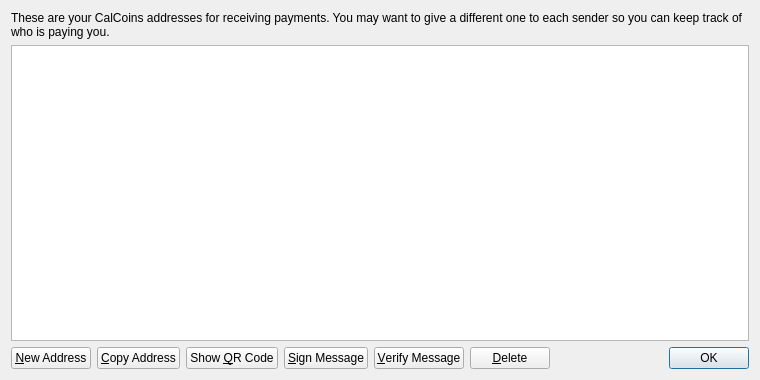
<?xml version="1.0" encoding="UTF-8"?>
<ui version="4.0">
 <class>AddressBookPage</class>
 <widget class="QWidget" name="AddressBookPage">
  <property name="geometry">
   <rect>
    <x>0</x>
    <y>0</y>
    <width>760</width>
    <height>380</height>
   </rect>
  </property>
  <property name="windowTitle">
   <string>Address Book</string>
  </property>
  <layout class="QVBoxLayout" name="verticalLayout">
   <item>
    <widget class="QLabel" name="labelExplanation">
     <property name="text">
      <string>These are your CalCoins addresses for receiving payments. You may want to give a different one to each sender so you can keep track of who is paying you.</string>
     </property>
     <property name="textFormat">
      <enum>Qt::PlainText</enum>
     </property>
     <property name="wordWrap">
      <bool>true</bool>
     </property>
    </widget>
   </item>
   <item>
    <widget class="QTableView" name="tableView">
     <property name="contextMenuPolicy">
      <enum>Qt::CustomContextMenu</enum>
     </property>
     <property name="toolTip">
      <string>Double-click to edit address or label</string>
     </property>
     <property name="tabKeyNavigation">
      <bool>false</bool>
     </property>
     <property name="alternatingRowColors">
      <bool>true</bool>
     </property>
     <property name="selectionMode">
      <enum>QAbstractItemView::SingleSelection</enum>
     </property>
     <property name="selectionBehavior">
      <enum>QAbstractItemView::SelectRows</enum>
     </property>
     <property name="sortingEnabled">
      <bool>true</bool>
     </property>
     <attribute name="verticalHeaderVisible">
      <bool>false</bool>
     </attribute>
    </widget>
   </item>
   <item>
    <layout class="QHBoxLayout" name="horizontalLayout">
     <item>
      <widget class="QPushButton" name="newAddressButton">
       <property name="toolTip">
        <string>Create a new address</string>
       </property>
       <property name="text">
        <string>&amp;New Address</string>
       </property>
       <property name="icon">
        <iconset resource="../bitcoin.qrc">
         <normaloff>:/icons/add</normaloff>:/icons/add</iconset>
       </property>
      </widget>
     </item>
     <item>
      <widget class="QPushButton" name="copyToClipboard">
       <property name="toolTip">
        <string>Copy the currently selected address to the system clipboard</string>
       </property>
       <property name="text">
        <string>&amp;Copy Address</string>
       </property>
       <property name="icon">
        <iconset resource="../bitcoin.qrc">
         <normaloff>:/icons/editcopy</normaloff>:/icons/editcopy</iconset>
       </property>
      </widget>
     </item>
     <item>
      <widget class="QPushButton" name="showQRCode">
       <property name="text">
        <string>Show &amp;QR Code</string>
       </property>
       <property name="icon">
        <iconset resource="../bitcoin.qrc">
         <normaloff>:/icons/qrcode</normaloff>:/icons/qrcode</iconset>
       </property>
      </widget>
     </item>
     <item>
      <widget class="QPushButton" name="signMessage">
       <property name="toolTip">
        <string>Sign a message to prove you own a Bitcoin address</string>
       </property>
       <property name="text">
        <string>&amp;Sign Message</string>
       </property>
       <property name="icon">
        <iconset resource="../bitcoin.qrc">
         <normaloff>:/icons/edit</normaloff>:/icons/edit</iconset>
       </property>
      </widget>
     </item>
     <item>
      <widget class="QPushButton" name="verifyMessage">
       <property name="toolTip">
        <string>Verify a message to ensure it was signed with a specified Bitcoin address</string>
       </property>
       <property name="text">
        <string>&amp;Verify Message</string>
       </property>
       <property name="icon">
        <iconset resource="../bitcoin.qrc">
         <normaloff>:/icons/transaction_0</normaloff>:/icons/transaction_0</iconset>
       </property>
      </widget>
     </item>
     <item>
      <widget class="QPushButton" name="deleteButton">
       <property name="toolTip">
        <string>Delete the currently selected address from the list. Only sending addresses can be deleted.</string>
       </property>
       <property name="text">
        <string>&amp;Delete</string>
       </property>
       <property name="icon">
        <iconset resource="../bitcoin.qrc">
         <normaloff>:/icons/remove</normaloff>:/icons/remove</iconset>
       </property>
      </widget>
     </item>
     <item>
      <spacer name="horizontalSpacer">
       <property name="orientation">
        <enum>Qt::Horizontal</enum>
       </property>
       <property name="sizeHint" stdset="0">
        <size>
         <width>40</width>
         <height>20</height>
        </size>
       </property>
      </spacer>
     </item>
     <item>
      <widget class="QDialogButtonBox" name="buttonBox">
       <property name="sizePolicy">
        <sizepolicy hsizetype="Maximum" vsizetype="Fixed">
         <horstretch>0</horstretch>
         <verstretch>0</verstretch>
        </sizepolicy>
       </property>
       <property name="standardButtons">
        <set>QDialogButtonBox::Ok</set>
       </property>
      </widget>
     </item>
    </layout>
   </item>
  </layout>
 </widget>
 <resources>
  <include location="../bitcoin.qrc"/>
 </resources>
 <connections/>
</ui>
